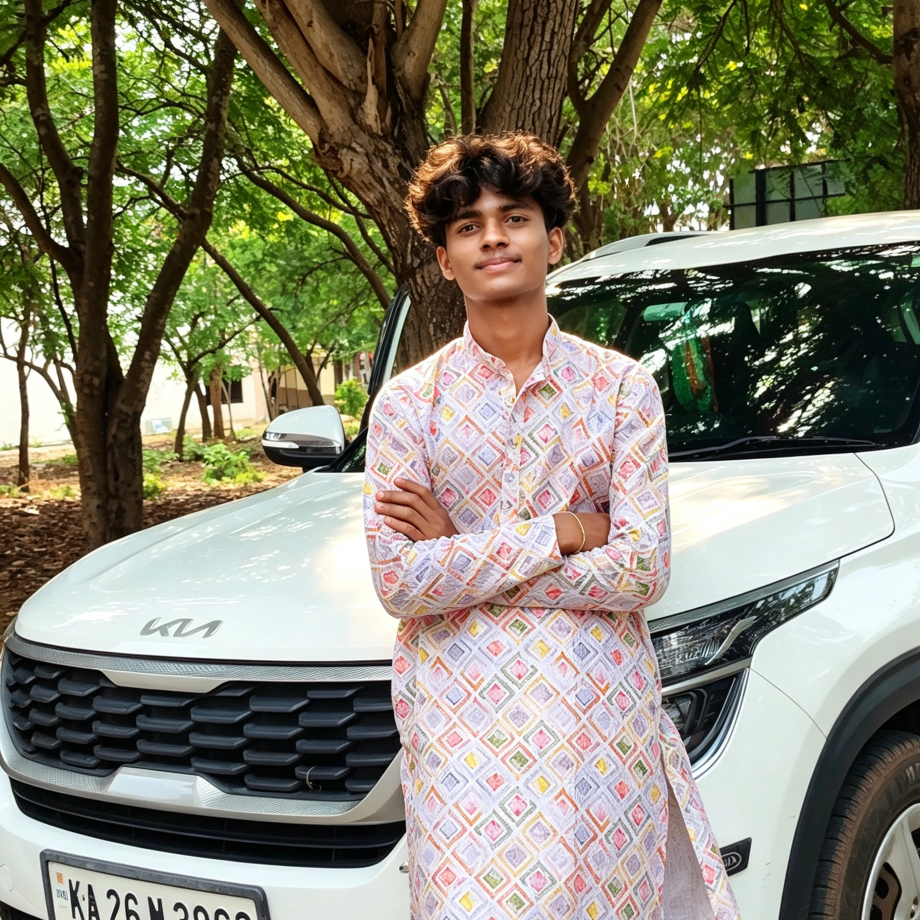
#> input picture IMG_20260429_071837_402.webp, 1840 x 1840 px (shown at 1/2 size)
$ python generate_ascii_portrait.py IMG_20260429_071837_402.webp
#> lines starting #> are read from the running program, lines starting #| are printed output that depends on the picture; after the words box and inside, x2 and y2 are one past the last pixel; in counts of white or black regions, pixels touching at a corner belong together
#> in prepare_image, image is the input picture: PIL image 1840x1840 RGB; mean R, G, B 132.1, 130.8, 111.7
from __future__ import annotations

import argparse
from pathlib import Path

from PIL import Image, ImageEnhance, ImageOps


GRID_WIDTH = 150
GRID_HEIGHT = 170
CELL_SIZE = 2
ANIMATION_GROUPS = 12


def crop_to_aspect(image: Image.Image, target_aspect: float) -> Image.Image:
    """Crop around the upper-center area while matching the SVG aspect ratio."""
#> called with target_aspect = 0.882
    width, height = image.size
#> width = 1840; height = 1840
    current_aspect = width / height
#> current_aspect = 1

    if current_aspect > target_aspect:
        new_width = int(height * target_aspect)
#> new_width = 1623
        left = (width - new_width) // 2
#> left = 108
        return image.crop((left, 0, left + new_width, height))
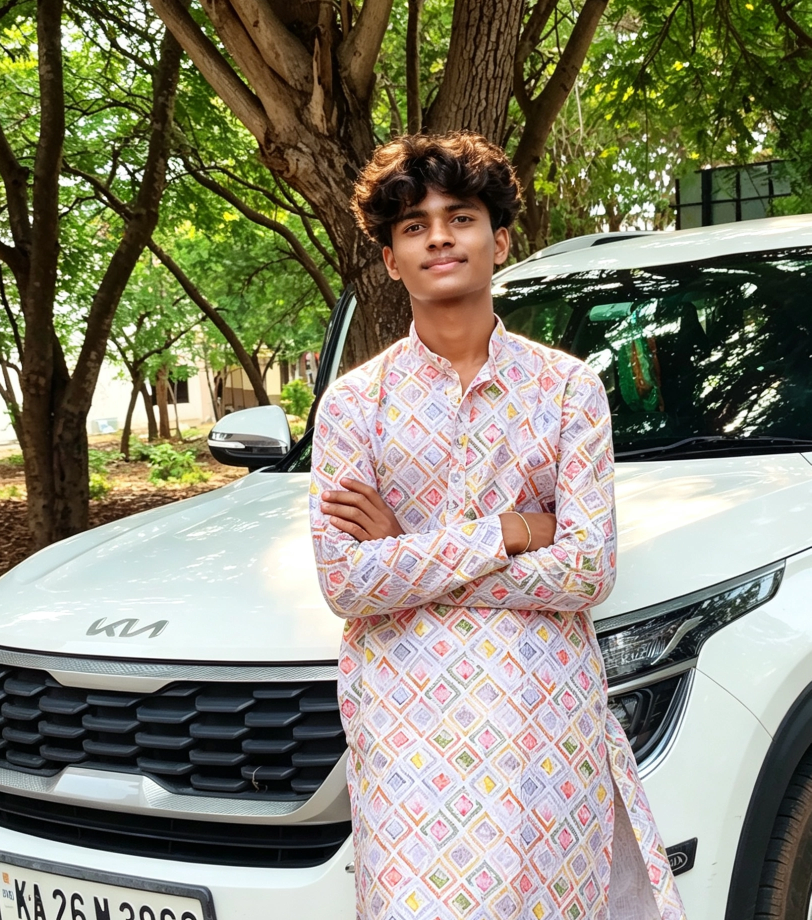
#> returned value: PIL image 1623x1840 RGB (shown at 1/2 size); mean R, G, B 135.4, 133.5, 114.4

    new_height = int(width / target_aspect)

    # Keep slightly more of the upper portion for face/upper-body portraits.
    available = height - new_height
    top = max(0, int(available * 0.25))
    top = min(top, available)

    return image.crop((0, top, width, top + new_height))


def prepare_image(photo_path: Path) -> Image.Image:
    image = Image.open(photo_path)
    image = ImageOps.exif_transpose(image).convert("RGB")

    target_aspect = GRID_WIDTH / GRID_HEIGHT
    image = crop_to_aspect(image, target_aspect)

    resampling = getattr(Image, "Resampling", Image).LANCZOS
    image = image.resize((GRID_WIDTH, GRID_HEIGHT), resampling)
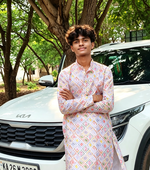
#> image: PIL image 150x170 RGB; mean R, G, B 135.3, 133.4, 114.4

    gray = ImageOps.grayscale(image)
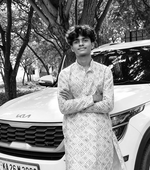
#> gray: PIL image 150x170 L; min 0, max 255, mean 131.8
    gray = ImageOps.autocontrast(gray, cutoff=1)
    gray = ImageEnhance.Contrast(gray).enhance(1.35)
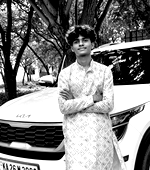
#> gray: PIL image 150x170 L; min 0, max 255, mean 131

    # Dark areas become visible SVG pixels.
    ink = ImageOps.invert(gray)
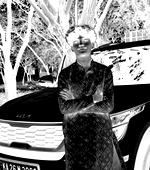
#> ink: PIL image 150x170 L; min 0, max 255, mean 124

    # Suppress weak background noise.
    ink = ink.point(
        lambda value: 0 if value < 24 else min(255, int(value * 1.18))
    )
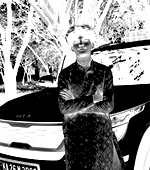
#> ink: PIL image 150x170 L; min 0, max 255, mean 134.2

    dither = getattr(Image, "Dither", Image).FLOYDSTEINBERG
    return ink.convert("1", dither=dither)
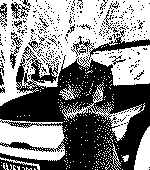
#> returned value: PIL image 150x170 1; 52.6% white; 367 black regions (346 under 20 px), largest, box (x1, y1, x2, y2) and area: (0, 30, 150, 170) 10361, (0, 159, 38, 170) 194, (11, 2, 30, 19) 124


def make_path_for_group(bitmap: Image.Image, group_index: int) -> str:
    commands: list[str] = []

    for y in range(GRID_HEIGHT):
        # Interlaced groups progressively assemble the entire portrait.
        if y % ANIMATION_GROUPS != group_index:
            continue

        x = 0

        while x < GRID_WIDTH:
            active = bitmap.getpixel((x, y)) != 0

            if not active:
                x += 1
                continue

            start_x = x

            while x < GRID_WIDTH and bitmap.getpixel((x, y)) != 0:
                x += 1

            run_length = x - start_x

            svg_x = start_x * CELL_SIZE
            svg_y = y * CELL_SIZE
            svg_width = run_length * CELL_SIZE

            # Draw a compact horizontal rectangle.
            commands.append(
                f"M{svg_x} {svg_y}"
                f"h{svg_width}"
                f"v{CELL_SIZE}"
                f"h-{svg_width}z"
            )

    return "".join(commands)


def build_svg_group(bitmap: Image.Image) -> str:
    output: list[str] = [
        '<g transform="translate(50,86) scale(1.2400,1.4471)" '
        'fill="url(#asciiGrad)" shape-rendering="crispEdges">',
        '  <set attributeName="opacity" to="0" begin="3.2s"/>',
    ]

    for index in range(ANIMATION_GROUPS):
        path_data = make_path_for_group(bitmap, index)

        if not path_data:
            continue

        begin = 0.20 + index * 0.055

        output.extend(
            [
                '  <g opacity="0">',
                (
                    '    <animate attributeName="opacity" values="0;1" '
                    f'dur="0.9s" begin="{begin:.2f}s" fill="freeze" '
                    'calcMode="spline" keyTimes="0;1" '
                    'keySplines=".4 0 .2 1"/>'
                ),
                f'    <path d="{path_data}"/>',
                "  </g>",
            ]
        )
#> after the loop, output = 50 items

    output.append("</g>")
    return "\n".join(output)


def main() -> None:
    parser = argparse.ArgumentParser(
        description="Convert a portrait photo into an animated SVG pixel portrait."
    )
    parser.add_argument("photo", type=Path, help="Path to the JPG or PNG photo")
    parser.add_argument(
        "-o",
        "--output",
        type=Path,
        default=Path("portrait_group.svg"),
        help="Generated SVG group output",
    )
    args = parser.parse_args()

    if not args.photo.exists():
        raise FileNotFoundError(f"Photo not found: {args.photo}")

    bitmap = prepare_image(args.photo)
    svg_group = build_svg_group(bitmap)

    args.output.write_text(svg_group, encoding="utf-8")

    print(f"Generated: {args.output}")
    print("Replace the old animated portrait group in dark.svg with this output.")


if __name__ == "__main__":
    main()

$ run again, on Sachinxcode-07.png
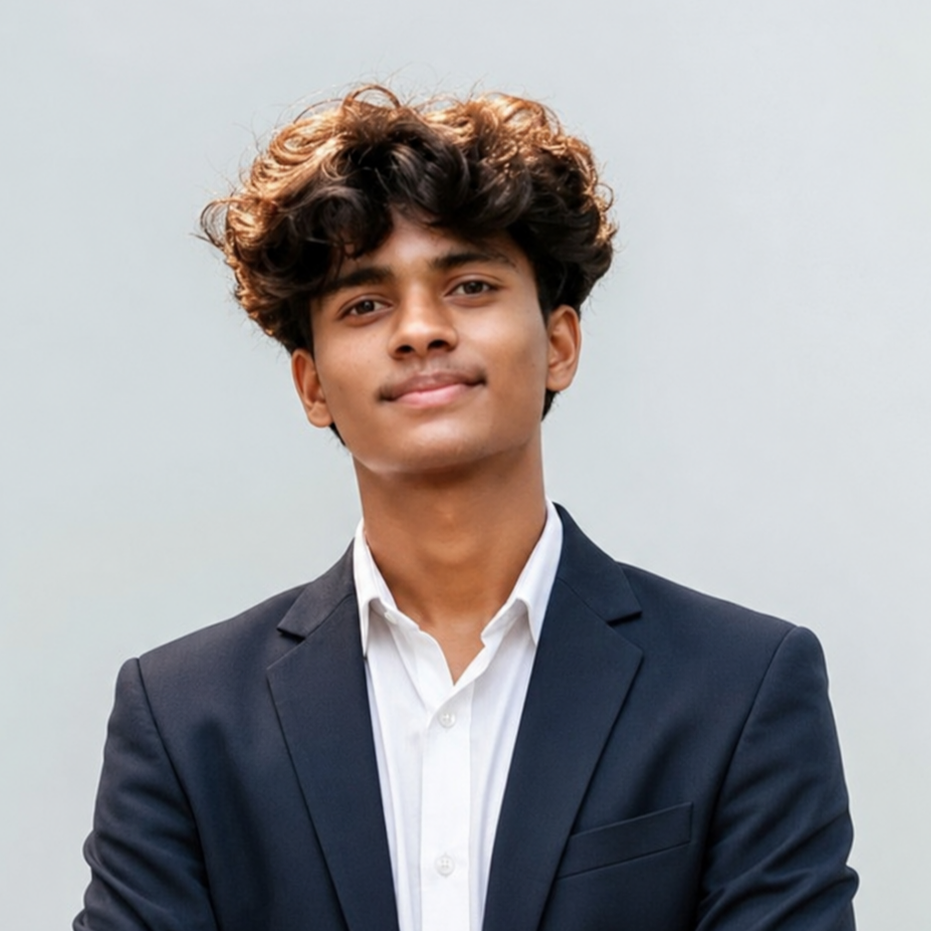
#> input picture Sachinxcode-07.png, 931 x 931 px
#> in prepare_image, image is the input picture: PIL image 931x931 RGBA; mean R, G, B, A 159.6, 158, 160.1, 255
#> in prepare_image, `gray = ImageEnhance.Contrast(gray).enhance(1.35)`:
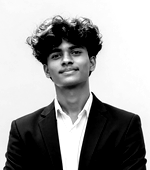
#> gray: PIL image 150x170 L; min 0, max 255, mean 155.3
#> in prepare_image, `return ink.convert("1", dither=dither)`:
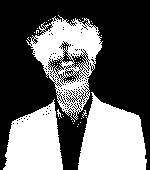
#> returned value: PIL image 150x170 1; 40% white; 39 white regions (36 under 20 px), largest, box (x1, y1, x2, y2) and area: (78, 92, 147, 170) 3792, (26, 15, 103, 122) 3391, (3, 99, 63, 170) 2948
#> after the loop in build_svg_group, `for index in range(ANIMATION_GROUPS):`: output = 50 items
